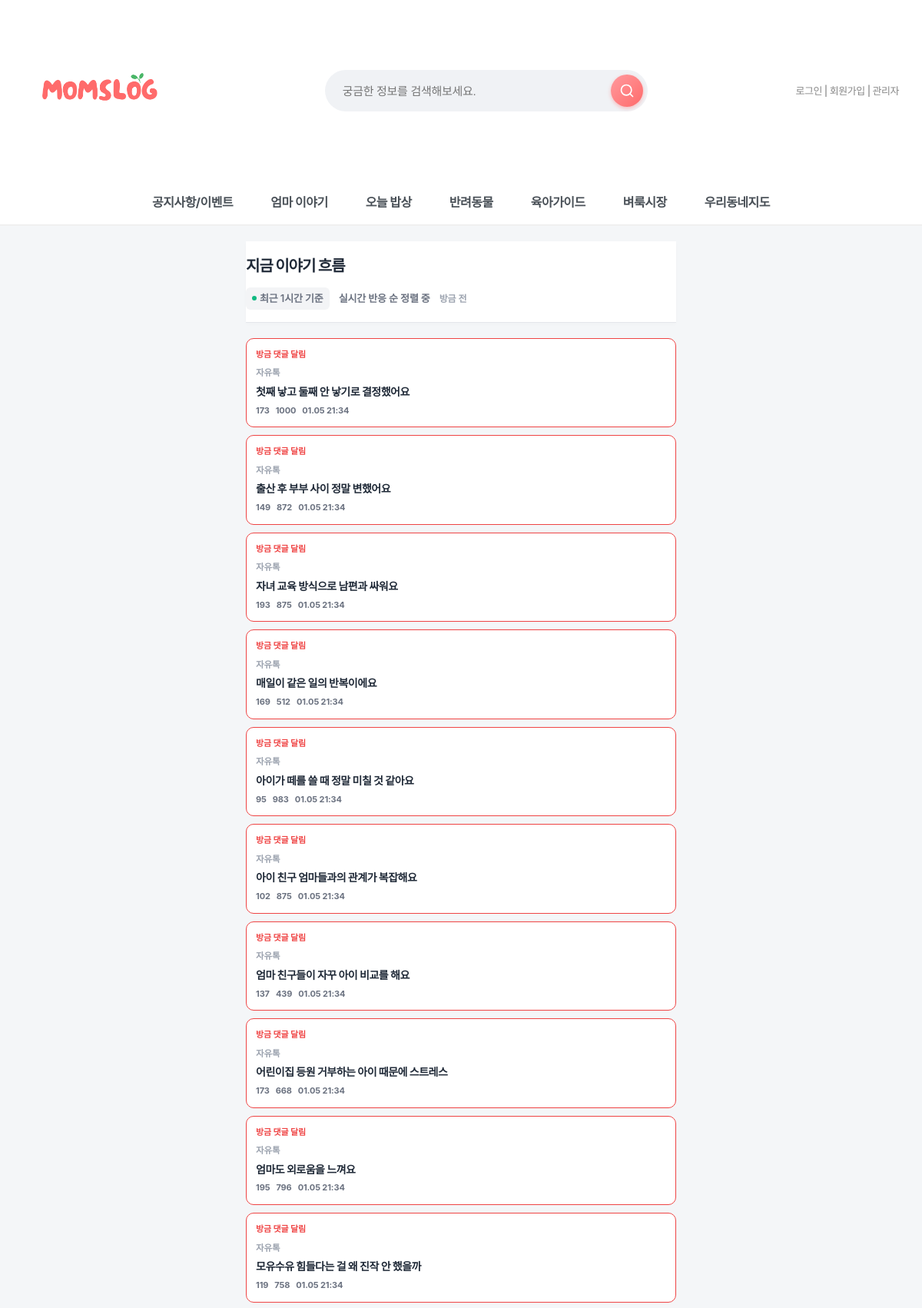
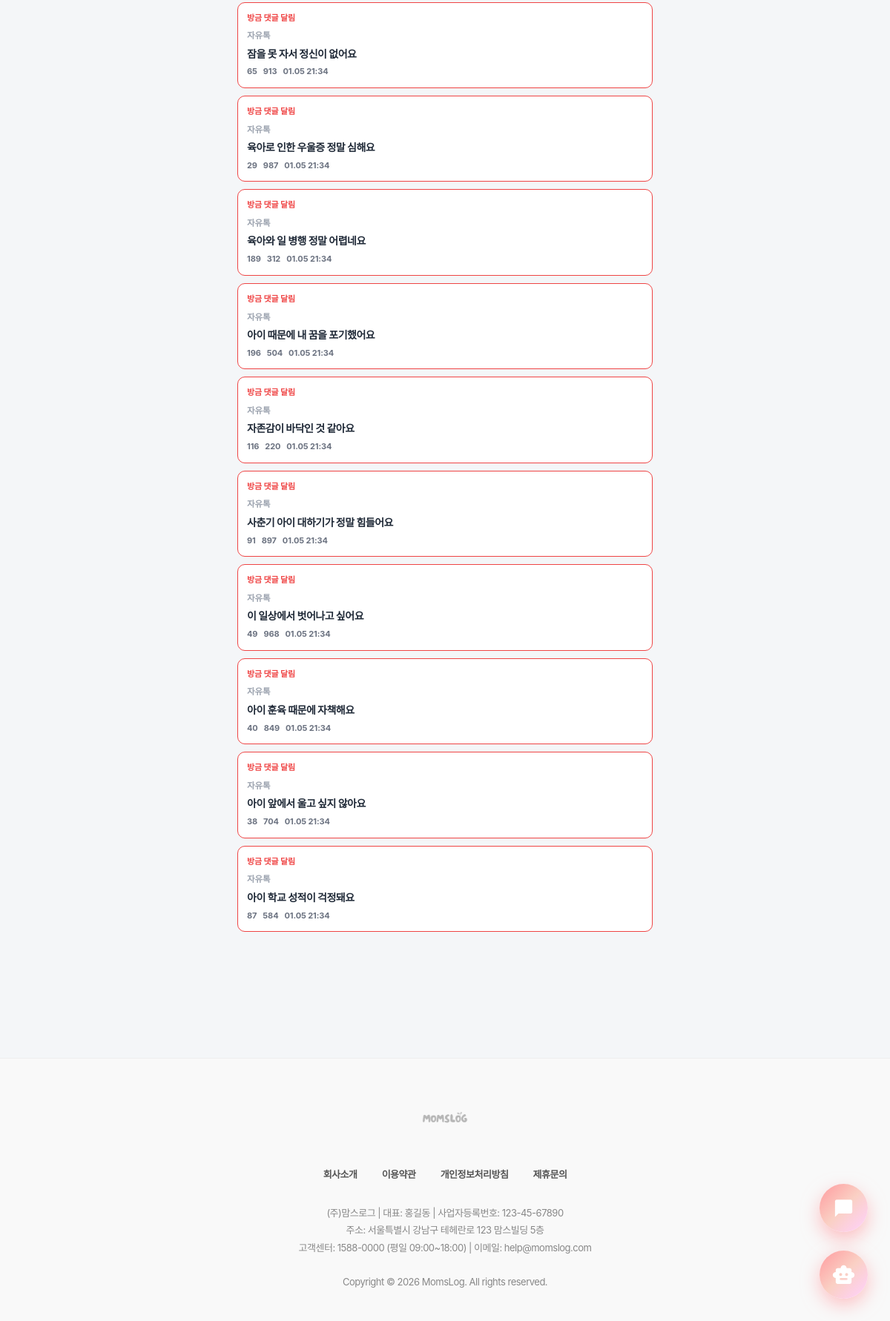
The app's page /realtime-feed/ with its own data (2 pictures, top to bottom).
### board/models.py (models this page shows, shortened)
class FreePost(models.Model):
    CATEGORY_CHOICES = [
        ('all', '전체보기'),
        ('mom', '육아수다'),
        ('husband', '남편뒷담화'),
        ('family', '시댁/친정'),
        ('preg', '임신출산'),
    ]
    REGION_CHOICES = [
        ('seoul', '서울시'),
        ('gyeonggi', '경기도'),
        ('incheon', '인천시'),
        ('daejeon', '대전시'),
        ('daegu', '대구시'),
        ('busan', '부산시'),
        ('gwangju', '광주시'),
        ('ulsan', '울산시'),
        ('sejong', '세종시'),
        ('other', '기타'),
    ]
    category = models.CharField(
        max_length=20,
        choices=CATEGORY_CHOICES,
        default='mom',
        verbose_name='카테고리'
    )
    title = models.CharField(max_length=200, verbose_name="제목")
    content = models.TextField(verbose_name="내용")
    author = models.ForeignKey(settings.AUTH_USER_MODEL, on_delete=models.CASCADE, verbose_name="작성자")
    created_at = models.DateTimeField(auto_now_add=True, verbose_name="작성일")
    views = models.IntegerField(default=0, verbose_name="조회수")
    reaction_empathy = models.IntegerField(default=0, verbose_name="공감해요")      # 🤝
    reaction_courage = models.IntegerField(default=0, verbose_name="힘내세요")     # 💪
    reaction_cheer = models.IntegerField(default=0, verbose_name="축하해요")       # 🎉
    reaction_support = models.IntegerField(default=0, verbose_name="응원해요")     # 👏
    reaction_thanks = models.IntegerField(default=0, verbose_name="고마워요")      # 🙏
    region = models.CharField(max_length=20, choices=REGION_CHOICES, null=True, blank=True, verbose_name="지역")
    district = models.CharField(max_length=50, null=True, blank=True, verbose_name="구/군")
    dong = models.CharField(max_length=50, null=True, blank=True, verbose_name="동/읍/면")
    latitude = models.DecimalField(max_digits=9, decimal_places=6, null=True, blank=True, verbose_name="위도")
    longitude = models.DecimalField(max_digits=9, decimal_places=6, null=True, blank=True, verbose_name="경도")
    comment_count = models.IntegerField(default=0, verbose_name="댓글수")
    bookmark_count = models.IntegerField(default=0, verbose_name="저장수")
    popularity_score = models.FloatField(default=0, verbose_name="인기도 점수")
    is_pinned = models.BooleanField(default=False, verbose_name="운영진 고정")
    pinned_at = models.DateTimeField(null=True, blank=True, verbose_name="고정 시간")
    class Meta:
        verbose_name = '자유게시판'
        verbose_name_plural = '자유게시판'
        ordering = ['-created_at']
        indexes = [
            models.Index(fields=['-is_pinned', '-popularity_score', '-created_at']),
            models.Index(fields=['region', '-popularity_score']),
        ]

### main/views.py (the view, shortened to what this page needs)
# urls.py: path('realtime-feed/', views.realtime_feed, name='realtime_feed'),  # 26-01-05 슬기 추가: 실시간 반응 피드
def realtime_feed(request):
    page = request.GET.get('page', 1)
    limit = 20  # ??번에 로드??글??개수
    try:
        page = int(page)
        if page < 1:
            page = 1
    except (ValueError, TypeError):
        page = 1
    offset = (page - 1) * limit
    free_posts = list(FreePost.objects.order_by('-popularity_score', '-created_at')[:200])
    hotdeal_posts = list(HotDeal.objects.order_by('-popularity_score', '-created_at')[:200])
    parenting_posts = list(ParentingInfo.objects.order_by('-popularity_score', '-created_at')[:200])
    for post in free_posts:
        post.post_type = 'free'
        post.popularity_icon = get_popularity_icon(post.popularity_score)
    for post in hotdeal_posts:
        post.post_type = 'hotdeal'
        post.popularity_icon = get_popularity_icon(post.popularity_score)
    for post in parenting_posts:
        post.post_type = 'parenting'
        post.popularity_icon = get_popularity_icon(post.popularity_score)
    all_posts = free_posts + hotdeal_posts + parenting_posts
    sorted_posts = sorted(all_posts, key=lambda x: (x.popularity_score, x.created_at), reverse=True)
    total_count = len(sorted_posts)
    paginated_posts = sorted_posts[offset:offset + limit]
    context = {
        'posts': paginated_posts,
        'total_count': total_count,
        'page': page,
        'limit': limit,
        'has_next': (offset + limit) < total_count,
    }
    return render(request, 'main/realtime_feed.html', context)

### main/templates/main/realtime_feed.html (shortened to what this page needs)
{% extends 'base.html' %}
{% load static %}
{% block content %}
<div class="realtime-container">
  <div class="realtime-header">
    <h1 class="realtime-header-title">지금 이야기 흐름</h1>
    <div class="realtime-status">
      <div class="status-badge">
        <div class="status-dot"></div>
        <span>최근 1시간 기준</span>
      </div>
      <span>실시간 반응 순 정렬 중</span>
      <span class="refresh-time" id="last-refresh">방금 전</span>
    </div>
  </div>
  <div class="realtime-feed" id="feed-container">
    {% for post in posts %}
      {% with views=post.views|default:0 comments=post.comment_count|default:0 score=post.popularity_score|default:0 %}
        {% if comments >= 10 %}
          {% with status_label="방금 댓글 달림" %}
          <a class="feed-card {% if comments >= 20 or score >= 80 %}level-top{% elif comments >= 8 or score >= 50 %}level-mid{% else %}level-base{% endif %}" href="{% if post.post_type == 'free' %}{% url 'board:free_detail' post.pk %}{% elif post.post_type == 'hotdeal' %}{% url 'board:hotdeal_detail' post.pk %}{% else %}{% url 'board:parenting_detail' post.pk %}{% endif %}">
            <div class="status">{{ status_label }}</div>
            <div class="sub">{% if post.post_type == 'free' %}자유톡{% elif post.post_type == 'hotdeal' %}핫딜{% else %}육아정보{% endif %}</div>
            <div class="title">{{ post.title }}</div>
            <div class="meta-line">
              <span class="metric comments">{{ comments }}</span>
              <span class="metric views">{{ views }}</span>
              <span class="metric time">{{ post.created_at|date:"m.d H:i" }}</span>
            </div>
          </a>
          {% endwith %}
        {% endif %}
      {% endwith %}
    {% empty %}
      <div class="empty-state">
        <div class="empty-state-icon">📭</div>
        <div class="empty-state-text">지금 반응 중인 글이 없습니다.</div>
      </div>
    {% endfor %}
  </div>
  <div class="scroll-trigger" id="scroll-trigger">
  </div>
</div>
{% endblock %}

### main/templates/base.html (shortened to what this page needs)
{% load static %}
<!DOCTYPE html>
<html lang="en">
<head>
    <link rel="stylesheet" as="style" crossorigin href="https://cdn.jsdelivr.net/gh/orioncactus/pretendard@v1.3.9/dist/web/static/pretendard.min.css" />
    <link rel="stylesheet" href="{% static 'css/style.css' %}?v=3">
    <link rel="stylesheet" href="{% static 'css/dropdown.css' %}">
    <link rel="stylesheet" href="{% static 'css/signup.css' %}">
    <link rel="stylesheet" href="{% static 'css/mobile.css' %}">
    <link rel="stylesheet" href="{% static 'css/darkmode.css' %}">
    <link rel="stylesheet" href="{% static 'css/premium-finish.css' %}">
</head>
<body class="light-mode">
    <header>
        <div class="header-top">
            <div class="container">
                <h1 class="logo">
                <a href="{% url 'main:index' %}">
                    <img src="{% static 'images/8.png' %}" alt="맘스로그 로고" style="height: 200px; width: auto;">
                </a>
            </h1>
                <form class="search-bar" method="get" action="{% url 'main:search' %}">
                    <input type="text" name="q" placeholder="궁금한 정보를 검색해보세요." value="{{ q|default:'' }}">
                    <button type="submit">
                        <svg width="20" height="20" viewBox="0 0 24 24" fill="none" stroke="currentColor" stroke-width="2" stroke-linecap="round" stroke-linejoin="round">
                            <circle cx="11" cy="11" r="8"></circle>
                            <path d="m21 21-4.35-4.35"></path>
                        </svg>
                    </button>
                </form>
                <div class="top-links">
                    {% if user.is_authenticated %}
                        <a href="{% url 'board:notification_list' %}" class="notification-icon" id="notificationLink">
                            🔔
                            {% with unread_count=user.notifications.count %}
                            {% if unread_count > 0 %}
                                <span class="notification-badge" id="notifBadge" data-count="{{ unread_count }}">{{ unread_count }}</span>
                            {% endif %}
                            {% endwith %}
                        </a>
                        <span> <b>{% if user.is_superuser %}관리자{% else %}{{ user.nickname }}{% endif %}</b>님 환영합니다!</span>
                        | <a href="{% url 'accounts:profile_auth' %}">마이페이지</a>
                        | <a href="{% url 'accounts:logout' %}">로그아웃</a>
                        {% if user.is_staff %}
                        | <a href="{% url 'accounts:admin_dashboard' %}">관리자 통계</a>
                        | <a href="/admin/">관리자</a>
                        {% endif %}
                    {% else %}
                        <a href="{% url 'accounts:login' %}">로그인</a>
                        | <a href="{% url 'accounts:signup' %}">회원가입</a>
                        | <a href="/admin/">관리자</a>
                    {% endif %}
                </div>
            </div>
        </div>
        <nav class="main-nav">
            <div class="container">
                <ul id="mainMenu">
                    <li><a href="{% url 'board:notice_list' %}">공지사항/이벤트</a></li>
                    <li class="has-sub">
                        <a href="javascript:void(0)" onclick="toggleMenu(this)">엄마 이야기</a>
                    </li>
                    <li><a href="{% url 'recipes:recipe_list' %}">오늘 밥상</a></li>
                    <li><a href="{% url 'board:pet_list' %}">반려동물</a></li>
                    <li class="has-sub">
                        <a href="javascript:void(0)" onclick="toggleMenu(this)">육아가이드</a>
                    </li>
                    <li><a href="{% url 'board:flea_list' %}">벼룩시장</a></li>
                    <li><a href="/map/">우리동네지도</a></li>
                </ul>
            </div>
        </nav>
    </header>
    <main class="container main-content">
        {% block content %}
        {% endblock %}
    </main>
    <footer>
        <div class="footer-content">
            <div class="footer-logo">
                <img src="{% static 'images/8.png' %}" style="height: 80px; opacity: 0.6; filter: grayscale(100%); margin-bottom: 20px;">
            </div>
            <div class="footer-links">
                <a href="#">회사소개</a>
                <a href="#">이용약관</a>
                <a href="#">개인정보처리방침</a>
                <a href="#">제휴문의</a>
            </div>
            <div class="company-info">
                (주)맘스로그 | 대표: 홍길동 | 사업자등록번호: 123-45-67890<br>
                주소: 서울특별시 강남구 테헤란로 123 맘스빌딩 5층<br>
                고객센터: 1588-0000 (평일 09:00~18:00) | 이메일: help@momslog.com<br>
                <br>Copyright © 2026 MomsLog. All rights reserved.
            </div>
        </div>
    </footer>
    {% include 'chatbot/chatbot_widget.html' %}
    {% include 'chat/chat_widget.html' %}
</body>
</html>

### chatbot/templates/chatbot/chatbot_widget.html (shortened to what this page needs)
{% load static %}
<!DOCTYPE html>
<html>
<head>
<link rel="stylesheet" as="style" crossorigin href="https://cdn.jsdelivr.net/gh/orioncactus/pretendard@v1.3.9/dist/web/static/pretendard.min.css" />
<link rel="stylesheet" href="{% static 'css/chatbot.css' %}">
</head>
<body>
<button class="chatbot-toggler" onclick="toggleChatbot()">
    <span class="material-icons-round" style="font-size: 32px;">smart_toy</span>
</button>
</body>
</html>

### chat/templates/chat/chat_widget.html (shortened to what this page needs)
{% load static %}
<button id="chatpopFab" class="chatpop-fab" title="실시간 채팅" aria-label="실시간 채팅">
  <span class="material-icons-round" style="font-size:28px;">chat_bubble</span>
</button>

### records on screen
FreePost: status_label "방금 댓글 달림", shows "자유톡", title "첫째 낳고 둘째 안 낳기로 결정했어요", comment_count "173", views "1000", created_at "01.05 21:34"
FreePost: status_label "방금 댓글 달림", shows "자유톡", title "출산 후 부부 사이 정말 변했어요", comment_count "149", views "872", created_at "01.05 21:34"
FreePost: status_label "방금 댓글 달림", shows "자유톡", title "자녀 교육 방식으로 남편과 싸워요", comment_count "193", views "875", created_at "01.05 21:34"
FreePost: status_label "방금 댓글 달림", shows "자유톡", title "매일이 같은 일의 반복이에요", comment_count "169", views "512", created_at "01.05 21:34"
FreePost: status_label "방금 댓글 달림", shows "자유톡", title "아이가 떼를 쓸 때 정말 미칠 것 같아요", comment_count "95", views "983", created_at "01.05 21:34"
FreePost: status_label "방금 댓글 달림", shows "자유톡", title "아이 친구 엄마들과의 관계가 복잡해요", comment_count "102", views "875", created_at "01.05 21:34"
FreePost: status_label "방금 댓글 달림", shows "자유톡", title "엄마 친구들이 자꾸 아이 비교를 해요", comment_count "137", views "439", created_at "01.05 21:34"
FreePost: status_label "방금 댓글 달림", shows "자유톡", title "어린이집 등원 거부하는 아이 때문에 스트레스", comment_count "173", views "668", created_at "01.05 21:34"
FreePost: status_label "방금 댓글 달림", shows "자유톡", title "엄마도 외로움을 느껴요", comment_count "195", views "796", created_at "01.05 21:34"
FreePost: status_label "방금 댓글 달림", shows "자유톡", title "모유수유 힘들다는 걸 왜 진작 안 했을까", comment_count "119", views "758", created_at "01.05 21:34"
FreePost: status_label "방금 댓글 달림", shows "자유톡", title "잠을 못 자서 정신이 없어요", comment_count "65", views "913", created_at "01.05 21:34"
FreePost: status_label "방금 댓글 달림", shows "자유톡", title "육아로 인한 우울증 정말 심해요", comment_count "29", views "987", created_at "01.05 21:34"
FreePost: status_label "방금 댓글 달림", shows "자유톡", title "육아와 일 병행 정말 어렵네요", comment_count "189", views "312", created_at "01.05 21:34"
FreePost: status_label "방금 댓글 달림", shows "자유톡", title "아이 때문에 내 꿈을 포기했어요", comment_count "196", views "504", created_at "01.05 21:34"
FreePost: status_label "방금 댓글 달림", shows "자유톡", title "자존감이 바닥인 것 같아요", comment_count "116", views "220", created_at "01.05 21:34"
FreePost: status_label "방금 댓글 달림", shows "자유톡", title "사춘기 아이 대하기가 정말 힘들어요", comment_count "91", views "897", created_at "01.05 21:34"
FreePost: status_label "방금 댓글 달림", shows "자유톡", title "이 일상에서 벗어나고 싶어요", comment_count "49", views "968", created_at "01.05 21:34"
FreePost: status_label "방금 댓글 달림", shows "자유톡", title "아이 훈육 때문에 자책해요", comment_count "40", views "849", created_at "01.05 21:34"
FreePost: status_label "방금 댓글 달림", shows "자유톡", title "아이 앞에서 울고 싶지 않아요", comment_count "38", views "704", created_at "01.05 21:34"
FreePost: status_label "방금 댓글 달림", shows "자유톡", title "아이 학교 성적이 걱정돼요", comment_count "87", views "584", created_at "01.05 21:34"
